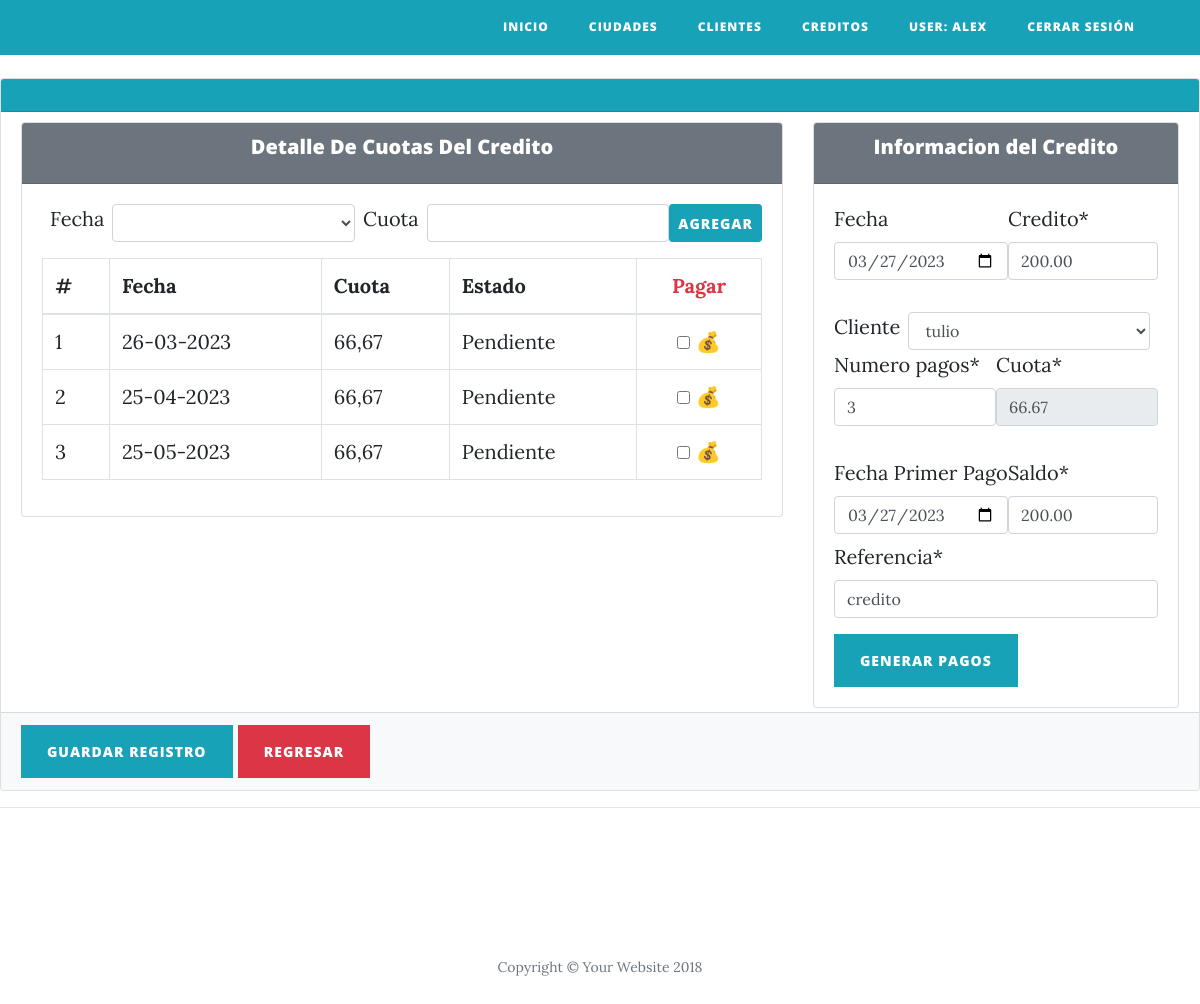
Screenshot of /editar_cuenta/1/ (signed in) with the database file from the repository.
### Core/models.py (models this page shows, shortened)
class CuentaCobrarCuota(models.Model):
    ESTADO_PENDIENTE = 0
    ESTADO_PAGADO = 1
    ESTADO_CHOICES = [
        (ESTADO_PENDIENTE, 'Pendiente'),
        (ESTADO_PAGADO, 'Pagado'),
    ]
    cuenta_cobrar = models.ForeignKey(CuentaCobrar, on_delete=models.CASCADE)
    fecha_pagar = models.DateField('Fecha Pagar',blank=True, null=True)
    cuota = models.DecimalField("Couta", max_digits=10, decimal_places=2)
    estado = models.IntegerField(choices=ESTADO_CHOICES, default=ESTADO_PENDIENTE)
    class Meta:
        verbose_name = "Cuenta x Cobrar detalle"
        verbose_name_plural = "Cuentas x Cobrar detalle"

class CuentaCobrar(models.Model):
    cliente = models.ForeignKey(Cliente, on_delete=models.CASCADE)
    usuario = models.ForeignKey(User, on_delete=models.PROTECT, null=True, blank=True)
    fecha_credito = models.DateField(default=now)
    credito = models.DecimalField("credito",max_digits=10,decimal_places=2,default=Decimal(0))
    saldo = models.DecimalField(max_digits=10,decimal_places=2,default=Decimal(0))
    numero_pagos = models.IntegerField(default=3)
    cuota = models.DecimalField(max_digits=10, decimal_places=2, default=Decimal(0))
    motivo = models.CharField(max_length=200)
    fecha_primer_pago = models.DateField(blank=True, null=True)
    estado = models.CharField(max_length=2, choices=estado_pago,default=estado_pago[0][0])
    class Meta:
        verbose_name = "Cuenta por Cobrar"
        verbose_name_plural = "Cuentas por Cobrar"

### Core/views.py (the view, shortened to what this page needs)
# urls.py: path('editar_cuenta/<int:pk>/', EditarCuentaView.as_view(), name='editar_cuenta'),
class EditarCuentaView(UpdateView):
    model = CuentaCobrar
    form_class = CuentaCobrarForm
    template_name = 'cuenta_x_cobrar/cuenta_cobrar.html'
    success_url = reverse_lazy('cuenta')
    def get_context_data(self, **kwargs):
        context = super().get_context_data(**kwargs)
        cuenta_id = self.kwargs.get('pk')
        cuenta = get_object_or_404(CuentaCobrar, id=cuenta_id)
        cuotas = cuenta.cuentacobrarcuota_set.all()
        context['cuotas'] = cuotas
        return context

### Core/forms.py
class CuentaCobrarForm(ModelForm):
    class Meta:
        model = CuentaCobrar
        fields = ('cliente', 'fecha_credito', 'credito', 'saldo', 'numero_pagos', 'cuota', 'motivo', 'fecha_primer_pago', 'estado')
        labels= {'motivo' : 'Referencia'}
        widgets = {
            'fecha_credito': forms.DateInput(
            format=('%Y-%m-%d'),
            attrs= {'class': 'form-control', 'value': datetime.now().strftime('%Y-%m-%d'),'type':'date'}
            ),
            'fecha_primer_pago': forms.DateInput(
            format=('%Y-%m-%d'),
            attrs= {'class': 'form-control', 'value': datetime.now().strftime('%Y-%m-%d'),'type':'date'}
            ),
            'cuota' : forms.TextInput(
            attrs={'class': 'form-control', 'readonly': 'readonly'}
            ),
        }

### Core/models.py (called while the page is built)
    def __str__(self):
        return self.nombre

### Core/templates/cuenta_x_cobrar/cuenta_cobrar.html (shortened to what this page needs)
{% extends 'list.html' %}
{% block load %}
    {% load static %}
    {%load crispy_forms_tags %}
    {% load crispy_forms_field %}
{% endblock %}
{% block contenido %}
  <br>
  <form class="mt-5"  method="POST" id="form" >
   <div class="card card-secondary ">
        <div class="card-header d-flex justify-content-center bg-info " >
        </div>
        <div class="card-body ">
            <div class="row">
                <div class="col-lg-8">
                  <div class="card card-secondary" style="margin-top: -10px">
                    <div class="card-header d-flex justify-content-center bg-secondary" >
                        <h5 class="card-title text-white">
                            Detalle De Cuotas Del Credito
                        </h5>
                    </div>
                    <div class="card-body table-responsive">
                       <div class="form-group btn-group-sm d-flex ">
                            <label class="mx-2 ">Fecha</label>
                            <select class="form-control flex-grow-1" id="cboFecha">
                            </select>
                            <label class="mx-2 ">Cuota</label>
                            <input type="number" class="form-control " id="idCuota" >
                            <button type="button" class="btn btn-info " id="btnPago">Agregar</button>
                        </div>
                        <table class="table table-bordered" id="data">
                            <thead>
                              <tr>
                                <th>#</th>
                                <th>Fecha</th>
                                <th>Cuota</th>
                                <th>Estado</th>
                                <th class="text-center text-danger">Pagar</th>
                              </tr>
                            </thead>
                            <tbody id="detalle">
                                {% for cuota in cuotas %}
                                  <tr data-id="{{ cuota.id }}" data-estado="{{ cuota.estado }}">
                                    <td>{{ forloop.counter }}</td>
                                    <td>{{ cuota.fecha_pagar|date:"d-m-Y" }}</td>
                                    <td>{{ cuota.cuota }}</td>
                                    <td>{{ cuota.get_estado_display }}</td>
                                    <td class="text-center text-danger">
                                        <input type="checkbox" class="estado-checkbox" {% if cuota.estado == 1 %}checked{% endif %} />
                                        <input type="hidden" name="cuota_data[]" value="{{ cuota.id }},{{ cuota.estado }}" />💰
                                    </td>
                                  </tr>
                                {% endfor %}
                              </tbody>
                        </table>
                       </div>
                  </div>
                </div>
                <div class="col-lg-4">
                  <div class="card card-secondary " style="margin-top: -10px">
                    <div class="card-header d-flex justify-content-center bg-secondary" >
                        <h5 class="card-title text-white">
                            Informacion del Credito
                        </h5>
                    </div>
                    <div class="card-body">
                       <div class="d-flex justify-content-between">
                        <div class="form-group ">
                            <label>Fecha</label>
                             {{ form.fecha_credito }}
                        </div>
                        <div class="form-group">
                             {{ form.credito|as_crispy_field }}
                        </div>
                       </div>
                       <div class="d-flex justify-content-between">
                         Cliente {% crispy_field form.cliente 'class' 'form-control mx-2' %}
                       </div>
                       <div class="d-flex justify-content-between">
                        <div class="form-group">
                            {{ form.numero_pagos|as_crispy_field }}
                        </div>
                        <div class="form-group">
                            {{ form.cuota|as_crispy_field }}
                        </div>
                       </div>
                      <div class="d-flex justify-content-between">
                       <div class="form-group">
                            <label>Fecha Primer Pago</label>
                            {{ form.fecha_primer_pago }}
                        </div>
                       <div class="form-group">
                           {{ form.saldo|as_crispy_field }}
                       </div>
                      </div>
                        <div class="form-group" style="margin-top: -24px" >
                             {{ form.motivo|as_crispy_field }}
                        </div>
                        <button type="button" id="btnGenerar" class="btn btn-info">Generar pagos</button>
                      </div>
                  </div>
                </div>
            </div>
        </div>
       {% block botones_pie %}
        <div class="card-footer bg-light" style="margin-top: -1rem">
         <button id="btnGrabar" type="submit" class="btn btn-info">
              Guardar registro
         </button>
         <a class="btn btn-danger" href="{% url 'cuenta' %}">Regresar</a>
        </div>
       {% endblock %}
   </div>
  </form>
{% endblock %}

### Core/templates/index.html (shortened to what this page needs)
{% load static %}
<!DOCTYPE html>
<html lang="es">
  <head>
    <link href="{% static 'vendor/bootstrap/css/bootstrap.min.css' %}" rel="stylesheet">
    <link href="{% static 'vendor/fontawesome-free/css/all.min.css' %}" rel="stylesheet" type="text/css">
    <link href="{% static 'css/clean-blog.min.css' %}" rel="stylesheet">
  </head>
  <body>
    <nav class="navbar navbar-expand-lg navbar-light bg-info fixed-top" id="mainNav">
      <div class="container">
        <a class="navbar-brand" href="{% url 'inicio' %}">{{ title }}</a>
        <div class="collapse navbar-collapse" id="navbarResponsive">
          <ul class="navbar-nav ml-auto">
            <li class="nav-item">
              <a class="nav-link" href="{% url 'inicio' %}">Inicio</a>
            </li>
            <li class="nav-item">
              <a class="nav-link" href="{% url 'ciudad' %}">Ciudades</a>
            </li>
            <li class="nav-item">
              <a class="nav-link" href="{% url 'clientes' %}">Clientes</a>
            </li>
            <li class="nav-item">
              <a class="nav-link" href="{% url 'cuenta' %}">Creditos</a>
            </li>
            <li class="nav-item">
              <a class="nav-link" href="#">User: {{ user.username }}</a>
            </li>
            <li class="nav-item">
              <a class="nav-link" href="{% url 'logout' %}">Cerrar Sesión</a>
            </li>
          </ul>
        </div>
      </div>
    </nav>
    {% block contenido %}{% endblock %}
    <hr>
    <footer>
      <div class="container">
        <div class="row">
          <div class="col-lg-8 col-md-10 mx-auto">
            <ul class="list-inline text-center">
              <li class="list-inline-item">
                <a href="#">
                  <span class="fa-stack fa-lg">
                    <i class="fas fa-circle fa-stack-2x"></i>
                    <i class="fab fa-twitter fa-stack-1x fa-inverse"></i>
                  </span>
                </a>
              </li>
              <li class="list-inline-item">
                <a href="#">
                  <span class="fa-stack fa-lg">
                    <i class="fas fa-circle fa-stack-2x"></i>
                    <i class="fab fa-facebook-f fa-stack-1x fa-inverse"></i>
                  </span>
                </a>
              </li>
              <li class="list-inline-item">
                <a href="#">
                  <span class="fa-stack fa-lg">
                    <i class="fas fa-circle fa-stack-2x"></i>
                    <i class="fab fa-github fa-stack-1x fa-inverse"></i>
                  </span>
                </a>
              </li>
            </ul>
            <p class="copyright text-muted">Copyright &copy; Your Website 2018</p>
          </div>
        </div>
      </div>
    </footer>
  </body>
</html>

### rows the page displays
CuentaCobrarCuota: fecha_pagar "26-03-2023", cuota "66,67", estado "Pendiente"
CuentaCobrarCuota: fecha_pagar "25-04-2023", cuota "66,67", estado "Pendiente"
CuentaCobrarCuota: fecha_pagar "25-05-2023", cuota "66,67", estado "Pendiente"
CuentaCobrar: fecha_credito "03/27/2023", credito "200.00", cliente "tulio", numero_pagos "3", cuota "66.67", fecha_primer_pago "03/27/2023", saldo "200.00", motivo "credito"

### other values shown
{{ user.username }} "ALEX"
